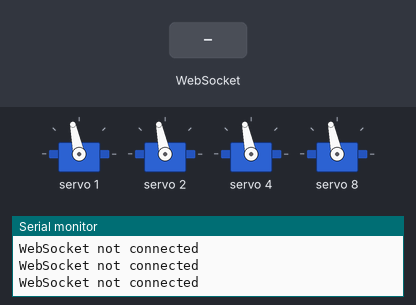
Recording of a sketch running on a simulated ESP8266 (NodeMCU). Parts: 4 × servo, the last lines printed to the serial monitor. The inputs (shaded band) are chosen by the test bench. WiFi joins after 1.5 s; servers stay silent unless stated.

Above: at 3.2 s.
3.3 s: WebSocket text "Paper" received
At 4.1 s:
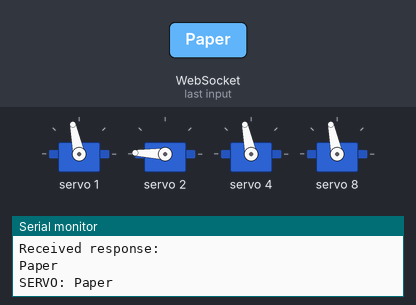
6.3 s: WebSocket text "Plastic" received
At 8.1 s:
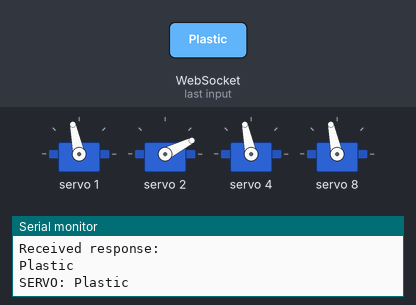
9.3 s: WebSocket text "Metal" received
At 14.1 s:
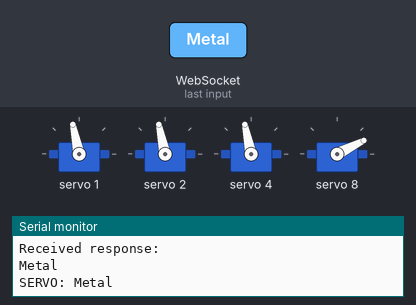
14.8 s: WebSocket text "Cardboard" received
At 17.6 s:
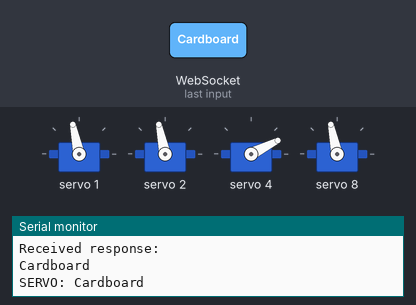
Timing chart, 0 to 18.8 s (numbered marks = the images above; inputs shaded):
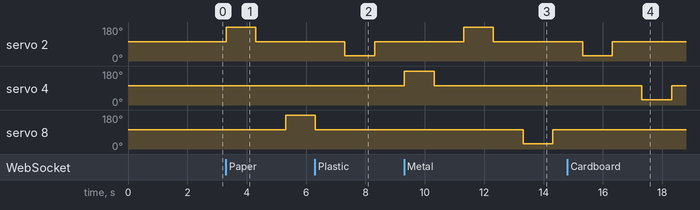

The sketch:

test.ino
```cpp
#include <ESP8266WiFi.h>
#include <WebSocketsClient.h>
#include <Wire.h>
#include "Adafruit_PWMServoDriver.h"

Adafruit_PWMServoDriver pwm = Adafruit_PWMServoDriver(0x40);
#define MIN_PULSE_WIDTH 600
#define MAX_PULSE_WIDTH 2600
#define FREQUENCY 50

const char* ssid = "ktx";
const char* password = "12345678";

const char* serverAddress = "13.229.105.152"; // IP của máy chủ WebSocket
const int serverPort = 2345; // Cổng của máy chủ WebSocket
const char* path = ""; // Đường dẫn của WebSocket nếu có

WebSocketsClient webSocket;

#define Trig_Sensor_2 14 //D5
#define Echo_Sensor_2 12 //D6

#define SOUND_VELOCITY 0.034
#define CM_TO_INCH 0.3937011

unsigned long previousRequestTime = 0;
const unsigned long requestInterval = 1000; // Thời gian giữa các yêu cầu là 3 giây

int pulseWidth(int angle) {
  int pulse_wide = map(angle, 0, 180, MIN_PULSE_WIDTH, MAX_PULSE_WIDTH);
  int analog_value = int(float(pulse_wide) / 1000000 * FREQUENCY * 4096);
  return analog_value;
}

float get_distance(int trig, int echo) {
  digitalWrite(trig, LOW);
  delayMicroseconds(2);
  digitalWrite(trig, HIGH);
  delayMicroseconds(10);
  digitalWrite(trig, LOW);

  float duration = pulseIn(echo, HIGH);
  int distanceCm = duration * SOUND_VELOCITY / 2;

  return distanceCm;
}

void setup() {
  pinMode(Trig_Sensor_2, OUTPUT);
  pinMode(Echo_Sensor_2, INPUT);
  pwm.begin();
  pwm.setPWMFreq(FREQUENCY);
  pwm.setPWM(1, 0, pulseWidth(90));
  pwm.setPWM(2, 0, pulseWidth(90));
  pwm.setPWM(4, 0, pulseWidth(90));
  pwm.setPWM(8, 0, pulseWidth(90));
  Serial.begin(115200);
  delay(500);
  Serial.println();
  Serial.print("Connecting to ");
  Serial.println(ssid);

  WiFi.begin(ssid, password);

  while (WiFi.status() != WL_CONNECTED) {
    delay(500);
    Serial.println("Connecting to WiFi...");
  }

  Serial.println("");
  Serial.println("WiFi connected");
  Serial.println("IP address: ");
  Serial.println(WiFi.localIP());

  webSocket.begin(serverAddress, serverPort, path);
  webSocket.onEvent(webSocketEvent);
}

void loop() {
  unsigned long currentMillis = millis();
  webSocket.loop();

  if (currentMillis - previousRequestTime >= requestInterval) {
    if (webSocket.isConnected()) {
      int distance = get_distance(Trig_Sensor_2, Echo_Sensor_2);
      Serial.println(distance);
      if (distance > 0 && distance < 50) {
        pwm.setPWM(1, 0, pulseWidth(0));
        delay(2000);
        webSocket.sendTXT("Activate Cam");
        pwm.setPWM(1, 0, pulseWidth(90));
      }
      previousRequestTime = currentMillis;
    } else {
      Serial.println("WebSocket not connected");
    }
  }
}

void webSocketEvent(WStype_t type, uint8_t *payload, size_t length) {
  switch (type) {
    case WStype_DISCONNECTED:
      Serial.println("Disconnected");
      break;
    case WStype_CONNECTED:
      Serial.println("Connected to server");
      break;
    case WStype_TEXT:
      Serial.println("Received response: ");
      Serial.println((char *)payload);
      handleWebSocketMessage((char *)payload);
      break;
  }
}

void handleWebSocketMessage(char *message) {
  String trashType = String(message);

  if (trashType.equals("Paper")) {
    Serial.println("SERVO: Paper");
    pwm.setPWM(2, 0, pulseWidth(160)); // quay trái
    delay(1000);
    pwm.setPWM(2, 0, pulseWidth(90));
    delay(1000);
    pwm.setPWM(8, 0, pulseWidth(160)); // quay trái
    delay(1000);
    pwm.setPWM(8, 0, pulseWidth(90));
    delay(1000);
  } else if (trashType.equals("Metal")) {
    Serial.println("SERVO: Metal");
    pwm.setPWM(2, 0, pulseWidth(160)); // quay trái
    delay(1000);
    pwm.setPWM(2, 0, pulseWidth(90));
    delay(1000);
    pwm.setPWM(8, 0, pulseWidth(20)); // quay trái
    delay(1000);
    pwm.setPWM(8, 0, pulseWidth(90));
    delay(1000);


  } else if (trashType.equals("Plastic")) {
    Serial.println("SERVO: Plastic");
    pwm.setPWM(2, 0, pulseWidth(20)); // quay phải
    delay(1000);
    pwm.setPWM(2, 0, pulseWidth(90));
    delay(1000);
    pwm.setPWM(4, 0, pulseWidth(160)); // quay trái
    delay(1000);
    pwm.setPWM(4, 0, pulseWidth(90));
    delay(1000);

  } else if (trashType.equals("Cardboard")) {
    Serial.println("SERVO: Cardboard");
    pwm.setPWM(2, 0, pulseWidth(20)); // quay phải
    delay(1000);
    pwm.setPWM(2, 0, pulseWidth(90));
    delay(1000);
    pwm.setPWM(4, 0, pulseWidth(20)); // quay trái
    delay(1000);
    pwm.setPWM(4, 0, pulseWidth(90));
    delay(1000);

  } else {
    Serial.println("Unknown trash type");
  }
}
```

Measured:
- after the input at 3.3 s, servo 2: 102° → 178° at once, → 102° 1.0 s later; servo 8: 102° → 178° after 2.0 s
- after the input at 6.3 s, servo 2: 102° → 27° after 1.0 s, → 102° 1.0 s later
- after the input at 9.3 s, servo 2: 102° → 178° after 2.0 s, → 102° 1.0 s later; servo 8: 102° → 27° after 4.0 s, → 102° 1.0 s later
- after the input at 14.8 s, servo 2: 102° → 27° after 0.52 s, → 102° 1.0 s later; servo 4: 102° → 27° after 2.5 s, → 102° 1.0 s later
